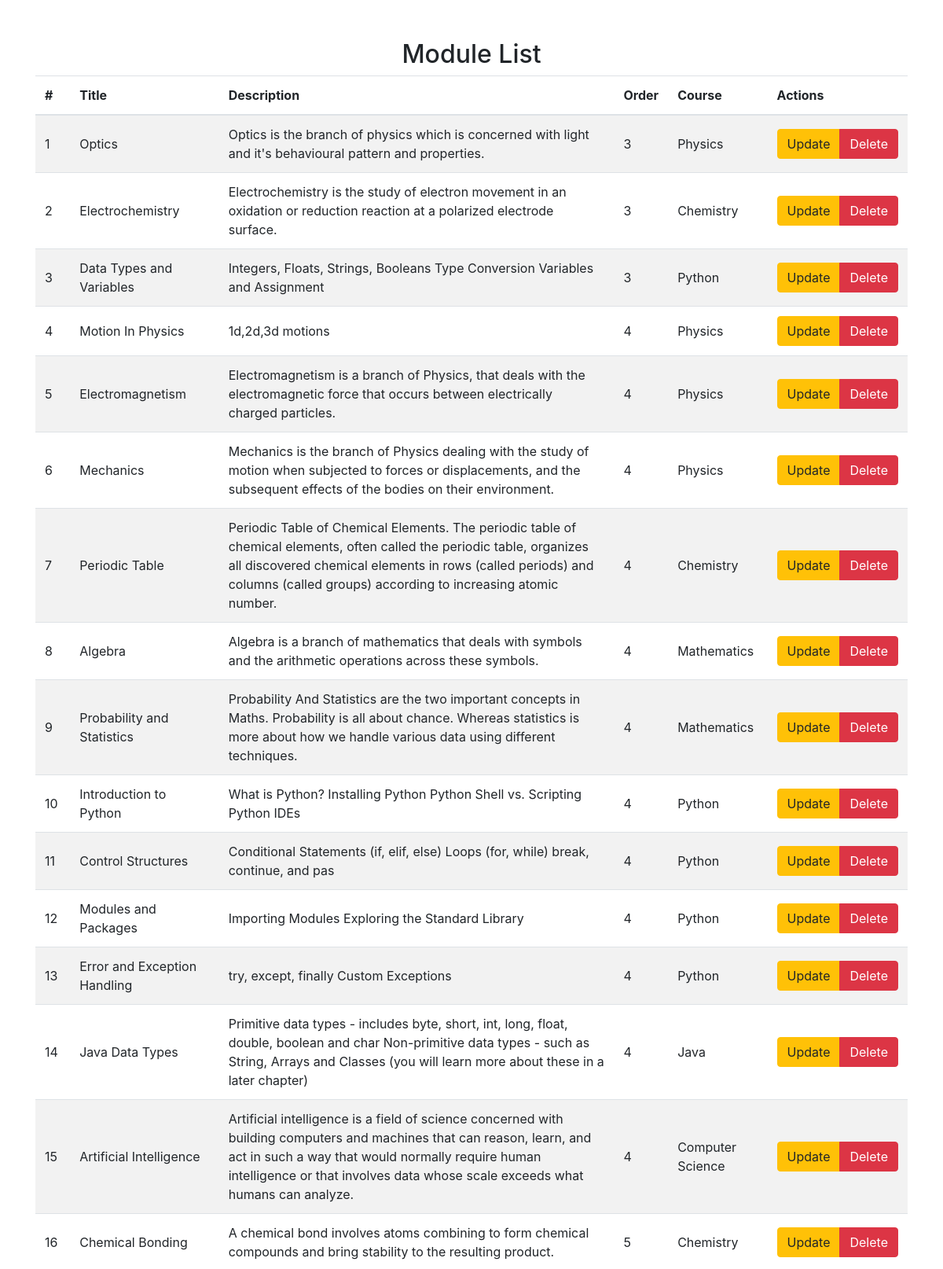
Screenshot of /module-list/ (upper part) with the database file from the repository.
### onlineapp/models.py (models this page shows, shortened)
class Module(models.Model):
    course = models.ForeignKey(Course, on_delete=models.CASCADE, related_name='modules')
    title = models.CharField(max_length=200)
    description = models.TextField()
    order = models.PositiveIntegerField()
    class Meta:
        ordering = ['order']

class Course(models.Model):
    title = models.CharField(max_length=200)
    description = models.TextField()
    image = models.ImageField(upload_to='course_images/', null=True, blank=True)
    created_at = models.DateTimeField(auto_now_add=True)
    updated_at = models.DateTimeField(auto_now=True)
    created_by = models.ForeignKey(User, on_delete=models.CASCADE, related_name='courses')
    price = models.DecimalField(max_digits=10, decimal_places=2,default=False)

### onlineapp/views.py (the view)
# urls.py: path('module-list/', views.module_list, name='module_list'),
def module_list(request):
    modules = Module.objects.all()
    return render(request, 'modules/module_list.html', {'modules': modules})

### onlineapp/templates/modules/module_list.html (shortened to what this page needs)
<!DOCTYPE html>
<html lang="en">
<head>
    <link rel="stylesheet" href="https://stackpath.bootstrapcdn.com/bootstrap/4.5.2/css/bootstrap.min.css">
    <link rel="stylesheet" href="https://cdnjs.cloudflare.com/ajax/libs/animate.css/4.1.1/animate.min.css">
</head>
<body>
    <div class="container module-container">
        <h2 class="text-center">Module List</h2>
        <table class="table table-striped animate__animated animate__fadeInUp">
            <thead>
                <tr>
                    <th>#</th>
                    <th>Title</th>
                    <th>Description</th>
                    <th>Order</th>
                    <th>Course</th>
                    <th>Actions</th>
                </tr>
            </thead>
            <tbody>
                {% for module in modules %}
                <tr>
                    <td>{{ forloop.counter }}</td>
                    <td>{{ module.title }}</td>
                    <td>{{ module.description }}</td>
                    <td>{{ module.order }}</td>
                    <td>{{ module.course.title }}</td>
                    <td>
                        <div class="btn-group" role="group" aria-label="Basic example">
                            <a href="{% url 'update_module' module.id %}" class="btn btn-warning">Update</a>
                            <a href="{% url 'delete_module' module.id %}" class="btn btn-danger" onclick="return confirm('Are you sure you want to delete this module?');">Delete</a>
                        </div>
                    </td>
                </tr>
                {% endfor %}
            </tbody>
        </table>
    </div>
</body>
</html>

### onlineapp/templates/modules/module_list.html (style rules this page uses)
.module-container { margin-top: 50px; }
.table th, .table td { vertical-align: middle; }
.btn-group .btn { transition: transform 0.3s ease-in-out; }

### rows the page displays
Module: title "Optics", description "Optics is the branch of physics which is concerned with light and it's behavioural pattern and properties.", order "3", course "Physics"
Module: title "Electrochemistry", description "Electrochemistry is the study of electron movement in an oxidation or reduction reaction at a polarized electrode surface.", order "3", course "Chemistry"
Module: title "Data Types and Variables", description "Integers, Floats, Strings, Booleans Type Conversion Variables and Assignment", order "3", course "Python"
Module: title "Motion In Physics", description "1d,2d,3d motions", order "4", course "Physics"
Module: title "Electromagnetism", description "Electromagnetism is a branch of Physics, that deals with the electromagnetic force that occurs between electrically charged particles.", order "4", course "Physics"
Module: title "Mechanics", description "Mechanics is the branch of Physics dealing with the study of motion when subjected to forces or displacements, and the subsequent effects of the bodies on their environment.", order "4", course "Physics"
Module: title "Periodic Table", description "Periodic Table of Chemical Elements. The periodic table of chemical elements, often called the periodic table, organizes all discovered chemical elements in rows (called periods) and columns (called groups) according to increasing atomic number.", order "4", course "Chemistry"
Module: title "Algebra", description "Algebra is a branch of mathematics that deals with symbols and the arithmetic operations across these symbols.", order "4", course "Mathematics"
Module: title "Probability and Statistics", description "Probability And Statistics are the two important concepts in Maths. Probability is all about chance. Whereas statistics is more about how we handle various data using different techniques.", order "4", course "Mathematics"
Module: title "Introduction to Python", description "What is Python? Installing Python Python Shell vs. Scripting Python IDEs", order "4", course "Python"
Module: title "Control Structures", description "Conditional Statements (if, elif, else) Loops (for, while) break, continue, and pas", order "4", course "Python"
Module: title "Modules and Packages", description "Importing Modules Exploring the Standard Library", order "4", course "Python"
Module: title "Error and Exception Handling", description "try, except, finally Custom Exceptions", order "4", course "Python"
Module: title "Java Data Types", description "Primitive data types - includes byte, short, int, long, float, double, boolean and char Non-primitive data types - such as String, Arrays and Classes (you will learn more about these in a later chapter)", order "4", course "Java"
Module: title "Artificial Intelligence", description "Artificial intelligence is a field of science concerned with building computers and machines that can reason, learn, and act in such a way that would normally require human intelligence or that involves data whose scale exceeds what humans can analyze.", order "4", course "Computer Science"
Module: title "Chemical Bonding", description "A chemical bond involves atoms combining to form chemical compounds and bring stability to the resulting product.", order "5", course "Chemistry"
